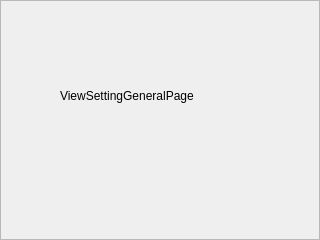
<?xml version="1.0" encoding="UTF-8"?>
<ui version="4.0">
 <class>ViewSettingGeneralPage</class>
 <widget class="QFrame" name="ViewSettingGeneralPage">
  <property name="geometry">
   <rect>
    <x>0</x>
    <y>0</y>
    <width>320</width>
    <height>240</height>
   </rect>
  </property>
  <property name="windowTitle">
   <string>Frame</string>
  </property>
  <property name="frameShape">
   <enum>QFrame::StyledPanel</enum>
  </property>
  <property name="frameShadow">
   <enum>QFrame::Raised</enum>
  </property>
  <widget class="QLabel" name="label">
   <property name="geometry">
    <rect>
     <x>60</x>
     <y>70</y>
     <width>201</width>
     <height>51</height>
    </rect>
   </property>
   <property name="text">
    <string>ViewSettingGeneralPage</string>
   </property>
  </widget>
 </widget>
 <resources/>
 <connections/>
</ui>
